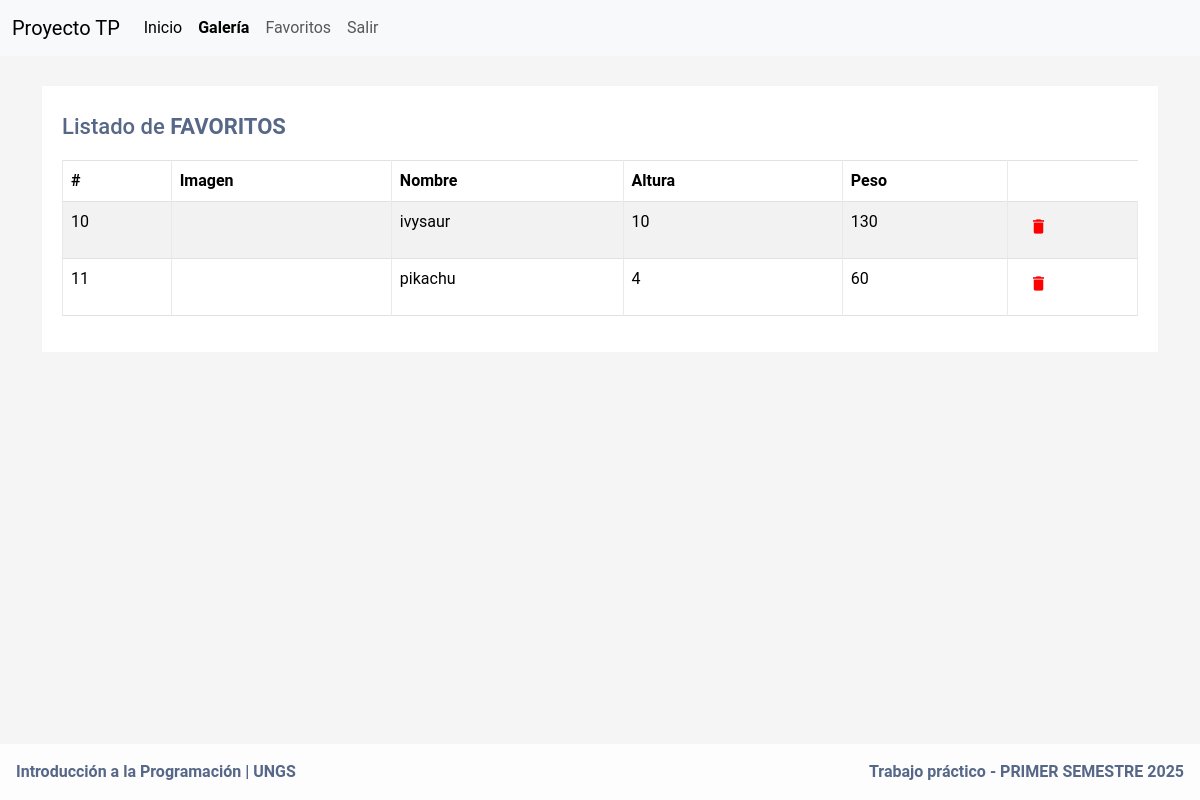
Page /favourites/ (signed in) on the committed database.
### app/models.py (models this page shows, shortened)
class Favourite(models.Model):
    id = models.IntegerField(primary_key=True, blank=True) #ID de pokeapi
    name = models.CharField(max_length=200)  # Nombre del personaje
    height = models.CharField(max_length=200)  # Altura
    weight = models.CharField(max_length=200)  # Peso
    base_experience = models.IntegerField(null=True, blank=True)  # Experiencia base
    types = models.JSONField(default=list)  # Lista de tipos (ej: ["grass", "poison"])
    image = models.URLField()  # URL de la imagen
    user = models.ForeignKey(settings.AUTH_USER_MODEL, on_delete=models.CASCADE)
    class Meta:
        unique_together = (('user', 'name'),)

### app/views.py (the view)
# urls.py: path('favourites/', views.getAllFavouritesByUser, name='favoritos'),
@login_required
def getAllFavouritesByUser(request):
    user = request.user
    favourite_list=Favourite.objects.filter(user=user)
    return render(request, "favourites.html", {"favourite_list": favourite_list})

### main/context_processors.py (called while the page is built)
def version(request):
    return {'VERSION': config.VERSION}

### app/templates/favourites.html (shortened to what this page needs)
{% extends 'header.html' %} {% block content %}
<div class="container-xl">
    <div class="table-responsive">
        <div class="table-wrapper">
            <div class="table-title">
                <div class="row">
                    <div class="col-sm-8">
                        <h2>Listado de <strong>FAVORITOS</strong></h2>
                    </div>
                </div>
            </div>
            <table class="table table-striped table-hover table-bordered">
                <thead>
                    <tr>
                        <th>#</th>
                        <th>Imagen</th>
                        <th>Nombre</th>
                        <th>Altura </th>
                        <th>Peso</th>
                    </tr>
                </thead>
                <tbody>
                    {% for favourite in favourite_list %}
                    <tr>
                        <td>{{ favourite.id }}</td>
                        <td><img src="{{ favourite.image }}" alt="" style="max-width: 200px; max-height: 200px;"></td>
                        <td>{{ favourite.name }}</td>
                        <td>{{ favourite.height }}</td>
                        <td>{{ favourite.weight }}</td>
                        <td>
                            <form method="post" action="{% url 'borrar-favorito' %}">
                                <button type="submit" class="btn" style="color:red"><i class="material-icons">&#xE872;</i></button>
                            </form>
                        </td>
                    </tr>
                    {% endfor %}
                </tbody>
            </table>
        </div>
    </div>
</div>
{% endblock %}

### static/styles.css (style rules this page uses)
body { color: #566787; background: #f5f5f5; font-family: 'Roboto', sans-serif; }
.table-responsive { margin: 30px 0; }
.table-wrapper { min-width: 1000px; background: #fff; padding: 20px; box-shadow: 0 1px 1px rgba(0, 0, 0, .05); }
.table-title { padding-bottom: 10px; margin: 0 0 10px; min-width: 100%; }
.table-title h2 { margin: 8px 0 0; font-size: 22px; }
table.table tr th, table.table tr td { border-color: #e9e9e9; }
table.table-striped tbody tr:nth-of-type(odd) { background-color: #fcfcfc; }
table.table td:last-child { width: 130px; }
table.table td i { font-size: 19px; }

### rows in the picture
Favourite: id "10", name "ivysaur", height "10", weight "130"
Favourite: id "11", name "pikachu", height "4", weight "60"

### other values in the picture
{{ VERSION }} "Trabajo práctico - PRIMER SEMESTRE 2025"
